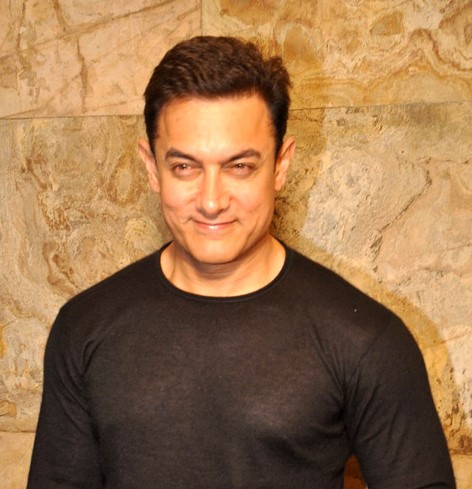
#> input picture known/Aamir_Khan.jpg, 472 x 489 px; its folder holds 2 pictures in this run
$ python vgg.py
#> lines starting #> are read from the running program, lines starting #| are printed output that depends on the picture
import matplotlib.pyplot as plt
from scipy.io import loadmat
from scipy.spatial.distance import cosine as dcos
import cv2
from PIL import Image
import numpy as np
import math
import copy
import pandas as pd
from keras.models import Sequential, Model
from keras.layers import Input, Dense, Flatten, Dropout, Activation, Lambda, Permute, Reshape
from keras.layers import Convolution2D, ZeroPadding2D, MaxPooling2D
from keras.models import model_from_json
from keras import backend as K
K.set_image_data_format( 'channels_last' )
#> (this line was passed over: keras is not available in this run)
import os
import csv
import shelve
import re

#load images from known folder
def image_folder():
	folder='known'
	return [os.path.join(folder, f) for f in os.listdir(folder) if re.match(r'.*\.(jpg|jpeg|png)', f, flags=re.I)]

#detect face and crop image
crpimges = {}
for image in image_folder():
	imagePath = image
	faceCascade = cv2.CascadeClassifier("haarcascade_frontalface_default.xml")

	# Read the image
	image = cv2.imread(imagePath)
#> image is the input picture: shape (489, 472, 3); mean B, G, R 77.5, 115.5, 154.7
	gray = cv2.cvtColor(image, cv2.COLOR_BGR2GRAY)
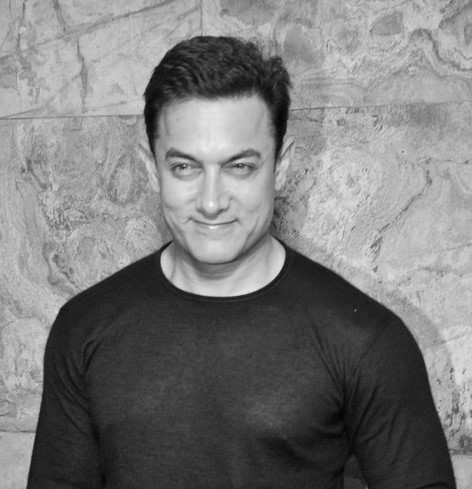
#> gray: shape (489, 472); min 1, max 248, mean 122.9

	# Detect faces in the image
	faces = faceCascade.detectMultiScale(gray, 1.2, 5)
#> faces = [[140, 112, 144, 144]]

	im = Image.open(imagePath)

	(x, y, w, h) = faces[0]
#> x = 140; y = 112; w = 144; h = 144
	center_x = x+w/2
#> center_x = 212
	center_y = y+h/2
#> center_y = 184
	b_dim = min(max(w,h)*1.2,im.width, im.height) # WARNING : this formula in incorrect
#> b_dim = 172.8
	#box = (x, y, x+w, y+h)
	box = (center_x-b_dim/2, center_y-b_dim/2, center_x+b_dim/2, center_y+b_dim/2)
#> box = (125.6, 97.6, 298.4, 270.4)
	# Crop Image
	crpim = im.crop(box).resize((224,224))
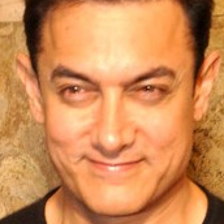
#> crpim: PIL image 224x224 RGB; mean R, G, B 206.8, 138.8, 86.1
	crpimges[imagePath] = crpim
#> pass 2 of the loop `for image in image_folder():`:
#> imagePath = 'known/anirudh.jpg'
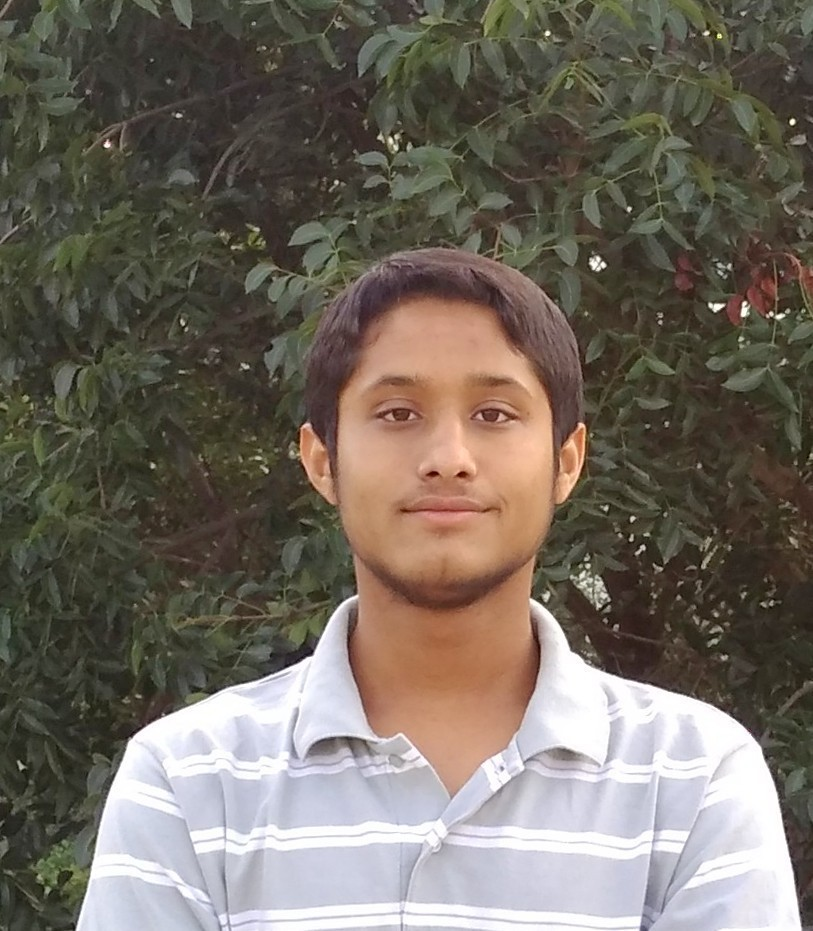
#> input picture known/anirudh.jpg, 813 x 931 px
#> image is the input picture: shape (931, 813, 3); mean B, G, R 96.8, 107, 114.9
#> `gray = cv2.cvtColor(image, cv2.COLOR_BGR2GRAY)`:
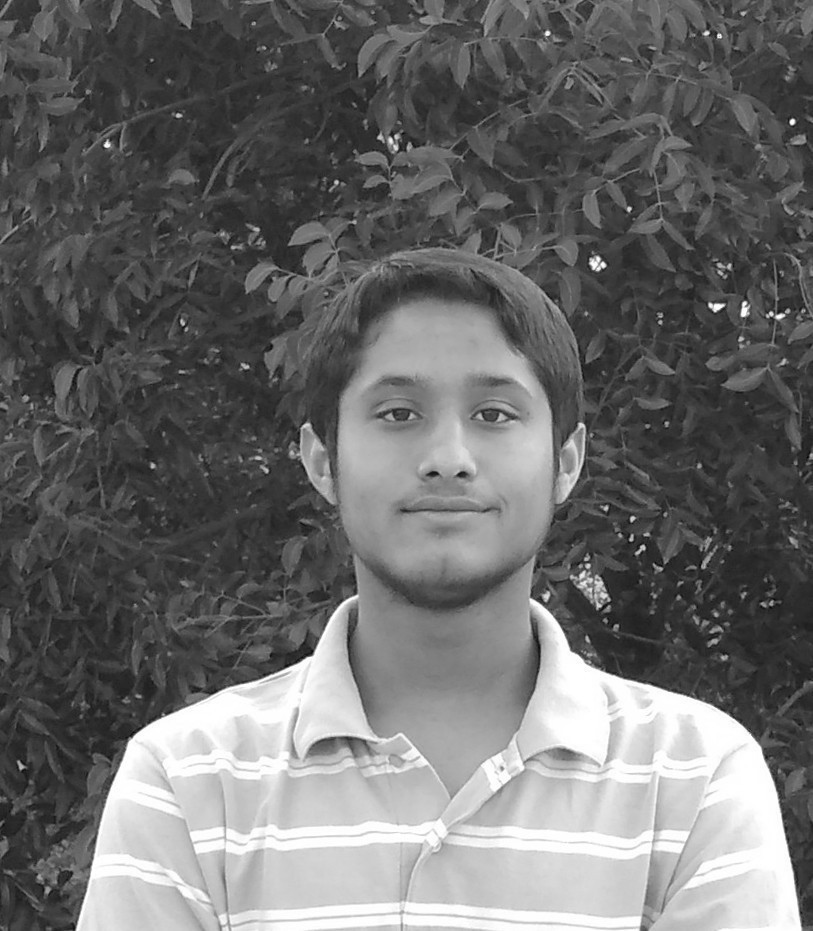
#> gray: shape (931, 813); min 3, max 255, mean 108.2
#> faces = [[302, 301, 288, 288]]
#> im: PIL image 813x931 RGB
#> x = 302; y = 301; w = 288
#> center_x = 446
#> center_y = 445
#> b_dim = 345.6
#> box = (273.2, 272.2, 618.8, 617.8)
#> `crpim = im.crop(box).resize((224,224))`:
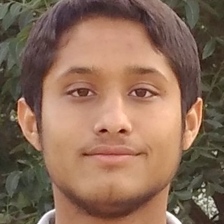
#> crpim: PIL image 224x224 RGB; mean R, G, B 138.4, 107.2, 87.3

#building VGGmodel
# [11 lines left out: function convblock, not called in this run]

def vgg_face_blank():

	withDO = True
	if True:
#> (the run stopped early here; a loop or call above may not have finished)
